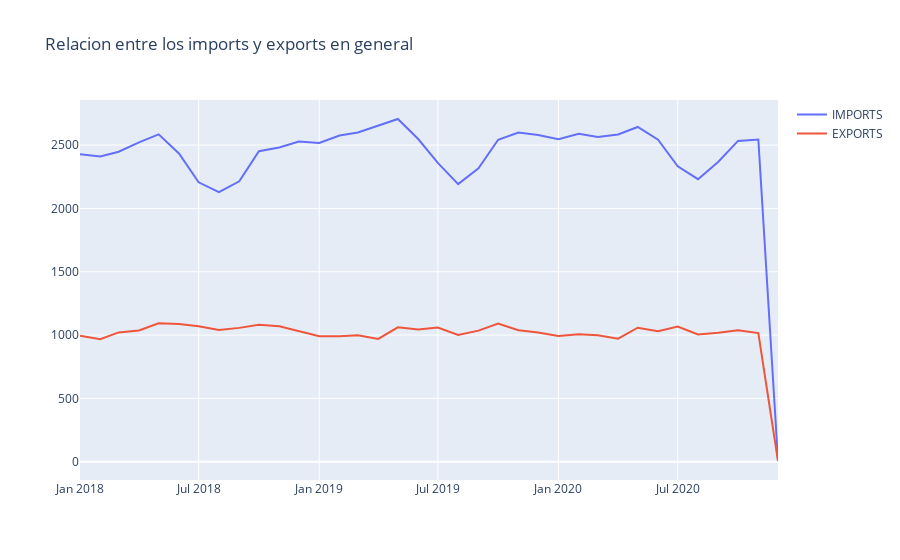

Notebook cell for this chart:
### Code cell
# vamos a evr con los datos que tenemos si hay algun cambio en la relacion de importes con el precio ganado o 
# sigue mas o menos proporcional

import plotly.graph_objects as go

fig = go.Figure()
fig.add_trace(go.Scatter(x= x, y= imp_num,
                    mode='lines',
                    name='IMPORTS'))
fig.add_trace(go.Scatter(x= x, y= exp_num,
                    mode='lines',
                    name='EXPORTS'))
fig.update_layout(
    title= 'Relacion entre los imports y exports en general'
)
fig.show()

### Figure 1 — Plotly figure (JSON) as saved in the notebook; plotly's stock layout.template omitted (floating-point values rounded to 4 significant figures)
{"data": [{"mode": "lines", "name": "IMPORTS", "type": "scatter", "x": ["2018-1", "2018-2", "2018-3", "2018-4", "2018-5", "2018-6", "2018-7", "2018-8", "2018-9", "2018-10", "2018-11", "2018-12", "2019-1", "2019-2", "2019-3", "2019-4", "2019-5", "2019-6", "2019-7", "2019-8", "2019-9", "2019-10", "2019-11", "2019-12", "2020-1", "2020-2", "2020-3", "2020-4", "2020-5", "2020-6", "2020-7", "2020-8", "2020-9", "2020-10", "2020-11", "2020-12"], "y": [2428, 2410, 2448, 2521, 2585, 2434, 2206, 2128, 2214, 2452, 2481, 2528, 2517, 2575, 2600, 2651, 2706, 2548, 2360, 2192, 2317, 2542, 2599, 2580, 2547, 2590, 2564, 2584, 2643, 2543, 2333, 2231, 2368, 2533, 2544, 10]}, {"mode": "lines", "name": "EXPORTS", "type": "scatter", "x": ["2018-1", "2018-2", "2018-3", "2018-4", "2018-5", "2018-6", "2018-7", "2018-8", "2018-9", "2018-10", "2018-11", "2018-12", "2019-1", "2019-2", "2019-3", "2019-4", "2019-5", "2019-6", "2019-7", "2019-8", "2019-9", "2019-10", "2019-11", "2019-12", "2020-1", "2020-2", "2020-3", "2020-4", "2020-5", "2020-6", "2020-7", "2020-8", "2020-9", "2020-10", "2020-11", "2020-12"], "y": [995, 967, 1021, 1036, 1094, 1088, 1070, 1040, 1057, 1081, 1069, 1031, 991, 990, 999, 970, 1061, 1044, 1060, 1001, 1035, 1092, 1038, 1020, 992, 1006, 998, 972, 1058, 1031, 1067, 1005, 1019, 1039, 1016, 6]}], "layout": {"title": {"text": "Relacion entre los imports y exports en general"}}}
